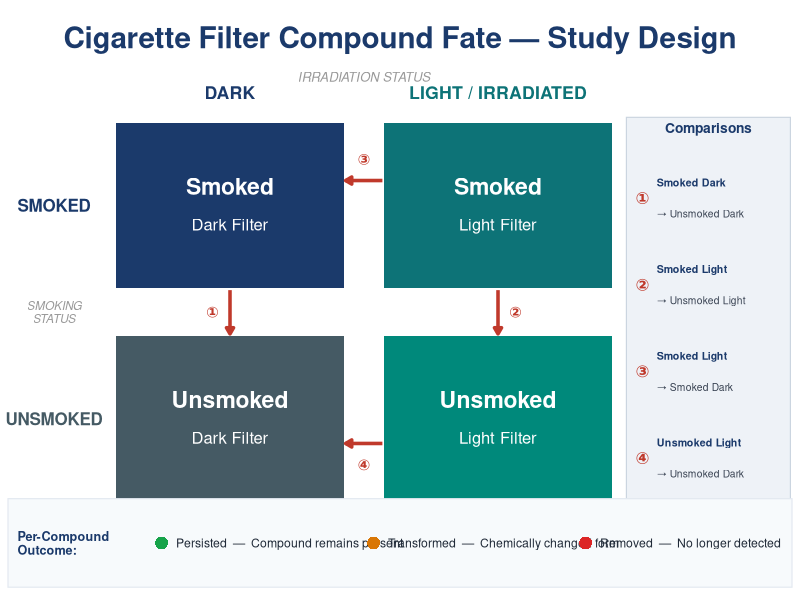

This figure's R source: (Note: this script raises an error after producing the figure.)
library(officer)
library(here)

out_path <- here("cig_filter_study_design.pptx")

prs <- read_pptx()

# ── Slide dimensions: 10 x 7.5 inches (standard) ─────────────────────────────
# officer default layout is 10 x 7.5 for widescreen

prs <- add_slide(prs, layout = "Blank", master = "Office Theme")

# ─── Colors ───────────────────────────────────────────────────────────────────
# We'll use ph_with for shapes. officer uses fp_* objects.

# Background – white slide is default

# Helper: RGB hex to officer color
col_navy    <- "#1B3A6B"
col_teal    <- "#0D7377"
col_slate   <- "#455A64"
col_seafoam <- "#00897B"
col_white   <- "#FFFFFF"
col_red     <- "#DC2626"
col_orange  <- "#D97706"
col_green   <- "#16A34A"
col_arrow   <- "#C0392B"
col_panel   <- "#EEF2F7"
col_legend  <- "#F7FAFC"
col_border  <- "#CBD5E0"

# ─── Layout constants (inches, origin top-left) ───────────────────────────────
LBL_X  <- 0.05
LBL_W  <- 1.25
BLX    <- 1.45    # box left x
BW     <- 2.85    # box width
CGAP   <- 0.5     # column gap
BRX    <- BLX + BW + CGAP   # 4.80
BTY    <- 1.15    # box top y
BH     <- 1.55    # box height
RGAP   <- 0.45    # row gap
BBY    <- BTY + BH + RGAP   # 3.15

# Slide dimensions
SW <- 10; SH <- 7.5

# ─── Add rectangle helper ─────────────────────────────────────────────────────
add_rect <- function(prs, x, y, w, h, fill, border = fill, border_w = 0) {
  ph_with(prs,
    value = block_list(
      fpar(ftext("", fp_text(font.size = 1)))
    ),
    location = ph_location(
      left = x, top = y, width = w, height = h,
      bg = fill,
      ln_color = border,
      ln_width = border_w
    )
  )
}

# officer's ph_location doesn't directly do shapes; we use add_shape via xml approach.
# Better: use officer's ph_with + external_img or gg_plot approach.
#
# Actually let me use officer's shape capabilities directly via add_shape.
# officer >= 0.4.0 has ph_location_type and we can add shapes via xml.
#
# The cleanest approach: use officer's slide_summary-based add approach.
# Let's use ph_with with location and block_list for text + separate shapes.
#
# Actually, the most straightforward way is to use the officer::ph_with
# with fpar/ftext for text boxes, and for colored rectangles we use
# officer's on_slide approach with xml_node for drawing ML shapes.
#
# Let me use a ggplot2-based approach instead: draw everything with ggplot2
# as a full-slide image, then embed it. This is simpler and gives full control.

# Close the pptx we started and use ggplot2
rm(prs)

library(ggplot2)
library(grid)
library(png)

# ─── Draw with ggplot2 ────────────────────────────────────────────────────────
# We'll create a plot (10 x 5.625 inch canvas = 16:9) and save as PNG,
# then embed into PPTX.

W <- 10; H <- 5.625

# Coordinate system: x in [0,10], y in [0, 5.625] with y increasing UPWARD
# (ggplot default). We'll flip mentally: top of slide = H, bottom = 0.

# Convert from "top-left inch coords" (ty = from top) to ggplot coords (y from bottom)
ty2y <- function(ty, h = 0) H - ty - h  # bottom y of a box at top-y=ty with height h

# Box positions in ggplot (xmin, xmax, ymin, ymax)
boxes <- list(
  list(label1="Smoked",   label2="Dark Filter",  fill=col_navy,
       xmin=BLX, xmax=BLX+BW, ymin=ty2y(BTY,BH), ymax=ty2y(BTY)),
  list(label1="Smoked",   label2="Light Filter", fill=col_teal,
       xmin=BRX, xmax=BRX+BW, ymin=ty2y(BTY,BH), ymax=ty2y(BTY)),
  list(label1="Unsmoked", label2="Dark Filter",  fill=col_slate,
       xmin=BLX, xmax=BLX+BW, ymin=ty2y(BBY,BH), ymax=ty2y(BBY)),
  list(label1="Unsmoked", label2="Light Filter", fill=col_seafoam,
       xmin=BRX, xmax=BRX+BW, ymin=ty2y(BBY,BH), ymax=ty2y(BBY))
)

p <- ggplot() +
  theme_void() +
  coord_cartesian(xlim = c(0, W), ylim = c(0, H), expand = FALSE) +
  theme(plot.background = element_rect(fill = "white", color = NA))

# ── White background
p <- p + annotate("rect", xmin=0, xmax=W, ymin=0, ymax=H,
                  fill="white", color=NA)

# ── Title
p <- p + annotate("text",
  x = W/2, y = H - 0.35,
  label = "Cigarette Filter Compound Fate — Study Design",
  color = col_navy, size = 7.5, fontface = "bold", family = "sans", hjust = 0.5)

# ── Axis super-labels
mid_cols_x <- (BLX + BRX + BW) / 2
p <- p + annotate("text",
  x = mid_cols_x, y = H - 0.72,
  label = "IRRADIATION STATUS",
  color = "#999999", size = 3.3, fontface = "italic", hjust = 0.5)

# Column headers
p <- p + annotate("text",
  x = BLX + BW/2, y = H - 0.87,
  label = "DARK", color = col_navy, size = 4.5, fontface = "bold", hjust = 0.5)
p <- p + annotate("text",
  x = BRX + BW/2, y = H - 0.87,
  label = "LIGHT / IRRADIATED", color = col_teal, size = 4.5, fontface = "bold", hjust = 0.5)

# Row labels
mid_rows_y <- (ty2y(BTY) + ty2y(BBY, BH)) / 2 + BH/2
# Actually compute center of entire grid vertically
grid_top    <- ty2y(BTY)       # ggplot y of top of top boxes
grid_bottom <- ty2y(BBY, BH)   # ggplot y of bottom of bottom boxes
mid_grid_y  <- (grid_top + grid_bottom) / 2

p <- p + annotate("text",
  x = LBL_X + LBL_W/2, y = mid_grid_y,
  label = "SMOKING\nSTATUS",
  color = "#999999", size = 3.0, fontface = "italic", hjust = 0.5, lineheight = 0.9)

p <- p + annotate("text",
  x = LBL_X + LBL_W/2,
  y = (ty2y(BTY) + ty2y(BTY, BH)) / 2,
  label = "SMOKED", color = col_navy, size = 4.3, fontface = "bold", hjust = 0.5)

p <- p + annotate("text",
  x = LBL_X + LBL_W/2,
  y = (ty2y(BBY) + ty2y(BBY, BH)) / 2,
  label = "UNSMOKED", color = col_slate, size = 4.3, fontface = "bold", hjust = 0.5)

# ── Grid boxes
for (b in boxes) {
  p <- p + annotate("rect",
    xmin = b$xmin, xmax = b$xmax, ymin = b$ymin, ymax = b$ymax,
    fill = b$fill, color = NA)
  # Shadow effect: thin dark rect slightly offset (fake shadow)
  # Box label
  cy <- (b$ymin + b$ymax) / 2
  cx <- (b$xmin + b$xmax) / 2
  p <- p + annotate("text", x = cx, y = cy + 0.18,
    label = b$label1, color = "white", size = 5.8, fontface = "bold", hjust = 0.5)
  p <- p + annotate("text", x = cx, y = cy - 0.18,
    label = b$label2, color = "white", size = 4.2, hjust = 0.5)
}

# ── Comparison arrows
# Arrow gap centers in ggplot y coords
row_gap_center_y <- (ty2y(BTY, BH) + ty2y(BBY)) / 2  # center of vertical gap
# Actually: ty2y(BTY,BH) = bottom of top boxes, ty2y(BBY) = top of bottom boxes
top_box_bottom <- ty2y(BTY, BH)
bot_box_top    <- ty2y(BBY)
col_gap_right  <- BLX + BW   # right edge of left column
col_gap_left   <- BRX        # left edge of right column

# Arrow helper using geom_segment with arrow
arr_end <- arrow(length = unit(0.2, "cm"), type = "closed")
arr_begin <- arrow(length = unit(0.2, "cm"), type = "closed", ends = "first")

# ① Smoked Dark → Unsmoked Dark (vertical down, left col center)
c1x <- BLX + BW/2
p <- p + annotate("segment",
  x = c1x, xend = c1x,
  y = top_box_bottom - 0.02, yend = bot_box_top + 0.02,
  color = col_arrow, linewidth = 1.2,
  arrow = arrow(length = unit(0.18, "cm"), type = "closed", ends = "last"))
p <- p + annotate("text",
  x = c1x - 0.22, y = row_gap_center_y,
  label = "①", color = col_arrow, size = 3.8, fontface = "bold")

# ② Smoked Light → Unsmoked Light (vertical down, right col center)
c2x <- BRX + BW/2
p <- p + annotate("segment",
  x = c2x, xend = c2x,
  y = top_box_bottom - 0.02, yend = bot_box_top + 0.02,
  color = col_arrow, linewidth = 1.2,
  arrow = arrow(length = unit(0.18, "cm"), type = "closed", ends = "last"))
p <- p + annotate("text",
  x = c2x + 0.22, y = row_gap_center_y,
  label = "②", color = col_arrow, size = 3.8, fontface = "bold")

# ③ Smoked Light → Smoked Dark (horizontal left, top row)
c3y_top   <- ty2y(BTY)     # top of top boxes (ggplot)
c3y_bot   <- ty2y(BTY,BH)  # bottom of top boxes
c3y <- c3y_bot + (c3y_top - c3y_bot) * 0.65   # 65% up in top boxes
p <- p + annotate("segment",
  x = col_gap_right + 0.02, xend = col_gap_left - 0.02,
  y = c3y, yend = c3y,
  color = col_arrow, linewidth = 1.2,
  arrow = arrow(length = unit(0.18, "cm"), type = "closed", ends = "first"))
p <- p + annotate("text",
  x = (col_gap_right + col_gap_left)/2, y = c3y + 0.2,
  label = "③", color = col_arrow, size = 3.8, fontface = "bold")

# ④ Unsmoked Light → Unsmoked Dark (horizontal left, bottom row)
c4y_top   <- ty2y(BBY)
c4y_bot   <- ty2y(BBY,BH)
c4y <- c4y_bot + (c4y_top - c4y_bot) * 0.35   # 35% up in bottom boxes
p <- p + annotate("segment",
  x = col_gap_right + 0.02, xend = col_gap_left - 0.02,
  y = c4y, yend = c4y,
  color = col_arrow, linewidth = 1.2,
  arrow = arrow(length = unit(0.18, "cm"), type = "closed", ends = "first"))
p <- p + annotate("text",
  x = (col_gap_right + col_gap_left)/2, y = c4y - 0.2,
  label = "④", color = col_arrow, size = 3.8, fontface = "bold")

# ── Side panel: Comparison key
PX <- BRX + BW + 0.18
PW <- W - PX - 0.12
PY_top <- ty2y(BTY)       # top of panel (ggplot)
PY_bot <- ty2y(BBY, BH)   # bottom of panel

p <- p + annotate("rect",
  xmin = PX, xmax = PX + PW,
  ymin = PY_bot, ymax = PY_top + 0.05,
  fill = col_panel, color = col_border, linewidth = 0.4)

p <- p + annotate("text",
  x = PX + PW/2, y = PY_top - 0.05,
  label = "Comparisons", color = col_navy, size = 3.5, fontface = "bold", hjust = 0.5)

comp_data <- list(
  list(n="①", a="Smoked Dark",    b="Unsmoked Dark"),
  list(n="②", a="Smoked Light",   b="Unsmoked Light"),
  list(n="③", a="Smoked Light",   b="Smoked Dark"),
  list(n="④", a="Unsmoked Light", b="Unsmoked Dark")
)

panel_h <- PY_top - PY_bot - 0.3
item_h  <- panel_h / 4

for (i in seq_along(comp_data)) {
  item_y <- PY_top - 0.3 - (i - 0.5) * item_h
  cd <- comp_data[[i]]
  p <- p + annotate("text",
    x = PX + 0.2, y = item_y,
    label = cd$n, color = col_arrow, size = 4.2, fontface = "bold", hjust = 0.5)
  p <- p + annotate("text",
    x = PX + 0.38, y = item_y + item_h * 0.18,
    label = cd$a, color = "#1B3A6B", size = 2.7, fontface = "bold", hjust = 0)
  p <- p + annotate("text",
    x = PX + 0.38, y = item_y - item_h * 0.18,
    label = paste0("→ ", cd$b), color = "#374151", size = 2.6, hjust = 0)
}

# ── Legend bar at bottom
LY_top <- 0.95
LY_bot <- 0.12
p <- p + annotate("rect",
  xmin = 0.1, xmax = W - 0.1,
  ymin = LY_bot, ymax = LY_top,
  fill = col_legend, color = "#E2E8F0", linewidth = 0.4)

p <- p + annotate("text",
  x = 0.22, y = (LY_top + LY_bot)/2,
  label = "Per-Compound\nOutcome:", color = col_navy,
  size = 3.2, fontface = "bold", hjust = 0, lineheight = 0.9)

legend_items <- list(
  list(label="Persisted",   color=col_green,  desc="Compound remains present"),
  list(label="Transformed", color=col_orange, desc="Chemically changed form"),
  list(label="Removed",     color=col_red,    desc="No longer detected")
)
for (i in seq_along(legend_items)) {
  li <- legend_items[[i]]
  lx <- 1.9 + (i - 1) * 2.65
  ly <- (LY_top + LY_bot) / 2
  # Colored dot
  p <- p + annotate("point",
    x = lx + 0.12, y = ly,
    color = li$color, size = 4, shape = 16)
  # Label text
  p <- p + annotate("text",
    x = lx + 0.3, y = ly,
    label = paste0(li$label, "  —  ", li$desc),
    color = "#1F2937", size = 3.1, hjust = 0, fontface = "plain")
}

# ── Save as PNG then embed in PPTX ─────────────────────────────────────────────
tmp_png <- tempfile(fileext = ".png")
ggsave(tmp_png, plot = p, width = W, height = H, dpi = 200, bg = "white")

# Create PPTX with the plot image filling the slide
prs2 <- read_pptx()
prs2 <- add_slide(prs2, layout = "Blank", master = "Office Theme")
prs2 <- ph_with(prs2,
  value = external_img(tmp_png, width = W, height = H),
  location = ph_location(left = 0, top = 0, width = W, height = H))

print(prs2, target = out_path)
cat("Saved:", out_path, "\n")
